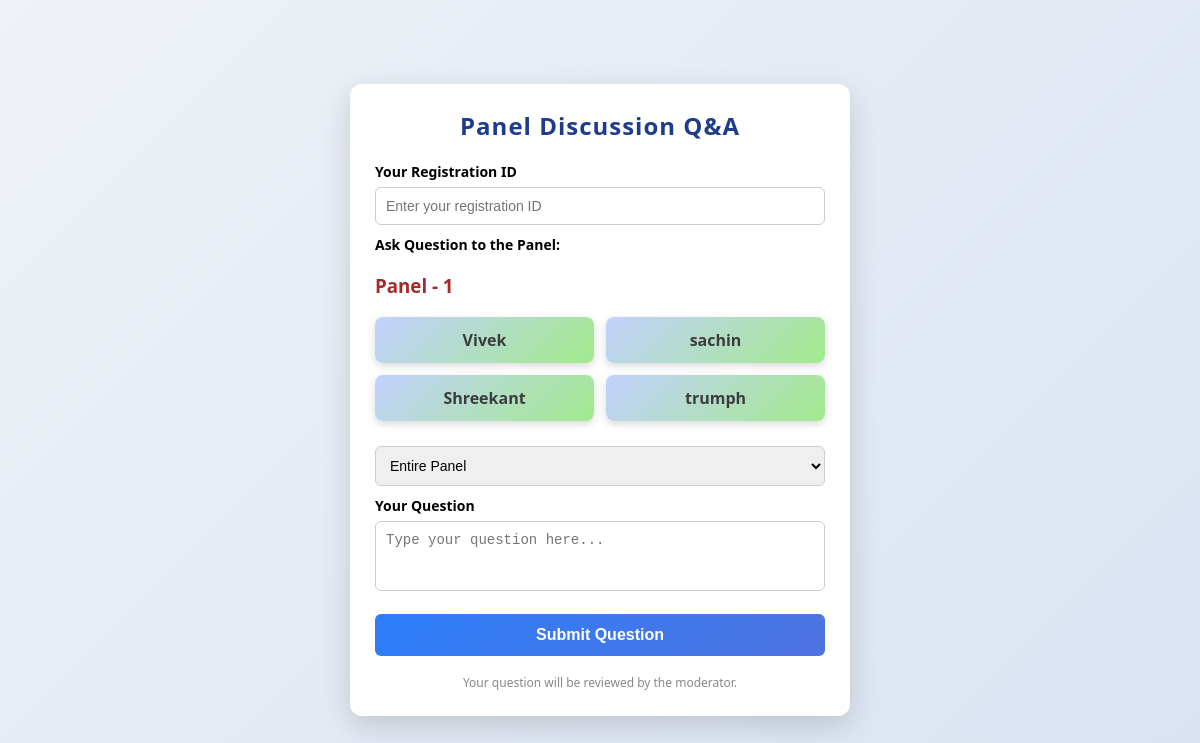
The app's page /panel/1/, older data.
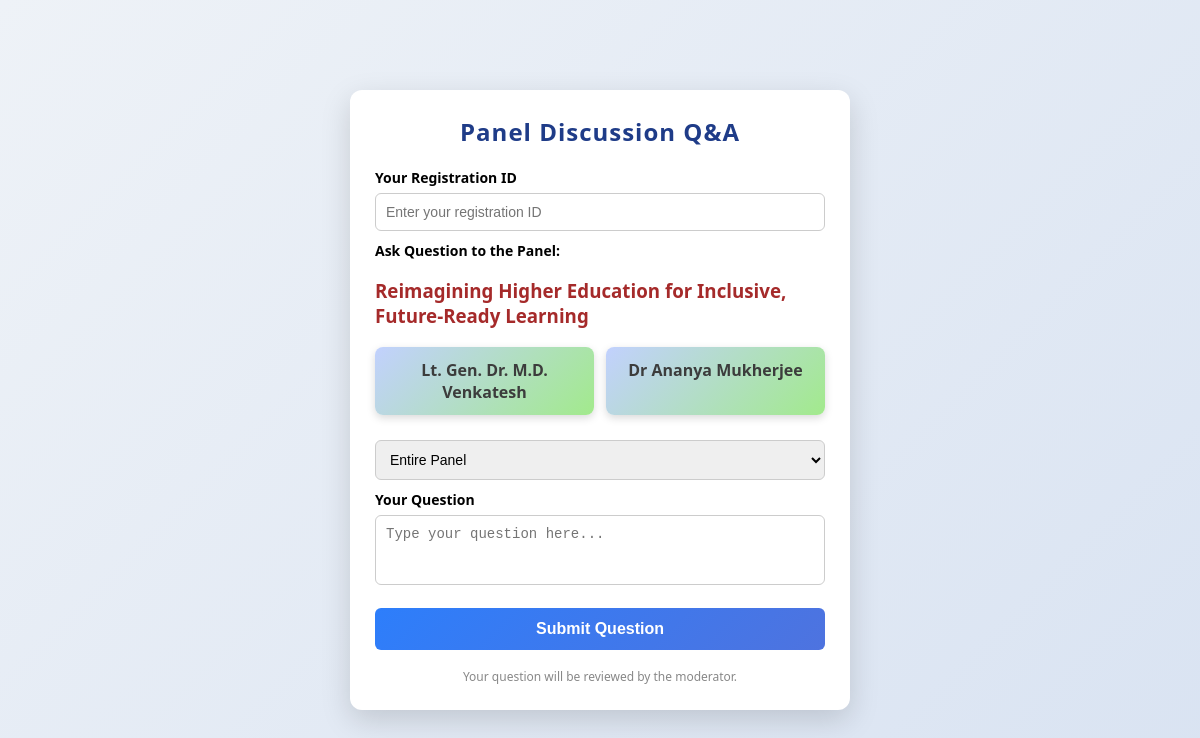
The same page, newer data.
### food/models.py (models this page shows, shortened)
class Panel(models.Model):
    name = models.CharField(max_length=200)
    day = models.IntegerField()

class Panelist(models.Model):
    panel = models.ForeignKey(Panel, on_delete=models.CASCADE)
    name = models.CharField(max_length=200)

### food/views.py (the view, shortened to what this page needs)
# urls.py: path("panel/<int:panel_id>/", views.submit_question, name="submit_question"),
def submit_question(request, panel_id):
    panel = Panel.objects.get(id=panel_id)
    panelists = Panelist.objects.filter(panel=panel)
    context = {
        "panel": panel,
        "panelists": panelists
    }
    return render(request, "panel.html", context)

### food/templates/panel.html (shortened to what this page needs)
<!DOCTYPE html>
<html lang="en">
<head>
</head>
<body>
<div class="container">
<h2>Panel Discussion Q&A</h2>
<form class="question-form" method="POST">
<label>Your Registration ID</label>
<input type="text" name="regid" required maxlength="20" placeholder="Enter your registration ID">
<label>Ask Question to the Panel:</label>
<h3 style="color: brown;">{{ panel.name }}</h3>
<div class="panel-members">
{% for p in panelists %}
<div class="member">
{{ p.name }}
</div>
{% endfor %}
</div>
<select name="to" required>
<option value="panel">Entire Panel</option>
</select>
<label>Your Question</label>
<textarea name="question" rows="3" required placeholder="Type your question here..."></textarea>
<button type="submit">Submit Question</button>
</form>
<div class="footer">
Your question will be reviewed by the moderator.
</div>
</div>
</body>
</html>

### food/templates/panel.html (style rules this page uses)
* { box-sizing:border-box; }
body { font-family: "Segoe UI", Arial, sans-serif; margin:0; background:linear-gradient(135deg,#eef2f7,#d9e3f2); min-height:100vh; display:flex; align-items:center; justify-content:center; }
.container { max-width:500px; width:95%; background:white; border-radius:12px; padding:25px; box-shadow:0 10px 30px rgba(0,0,0,0.15); animation:fadeIn 0.6s ease; }
h2 { text-align:center; margin-top:0; color:#1f3c88; letter-spacing:1px; }
.panel-members { display:grid; grid-template-columns:1fr 1fr; gap:12px; margin-bottom:25px; }
.member { background:linear-gradient(135deg,#c2d1fe,#a2ea8c); color:rgb(60, 60, 60); padding:12px; border-radius:8px; text-align:center; font-weight:600; box-shadow:0 3px 8px rgba(0,0,0,0.15); transition:transform 0.2s; }
.question-form label { display:block; font-weight:600; margin-bottom:6px; margin-top:10px; font-size:14px; }
.question-form input, .question-form select, .question-form textarea { width:100%; padding:10px; border-radius:6px; border:1px solid #ccc; font-size:14px; transition:all 0.2s; }
textarea { resize:none; }
button { width:100%; margin-top:18px; padding:12px; background:linear-gradient(135deg,#2d7efb,#4e73df); border:none; border-radius:6px; font-size:16px; font-weight:bold; color:white; cursor:pointer; transition:all 0.25s; }
.footer { text-align:center; margin-top:18px; font-size:12px; color:#888; }

Row changes from the older to the newer data that the page shows:
removed Panelist: name "Vivek"
removed Panelist: name "sachin"
removed Panelist: name "Shreekant"
removed Panelist: name "trumph"
changed Panel: name "Panel - 1" → "Reimagining Higher Education for Inclusive, Future-Ready Learning"
added Panelist: name "Lt. Gen. Dr. M.D. Venkatesh"
added Panelist: name "Dr Ananya Mukherjee"
